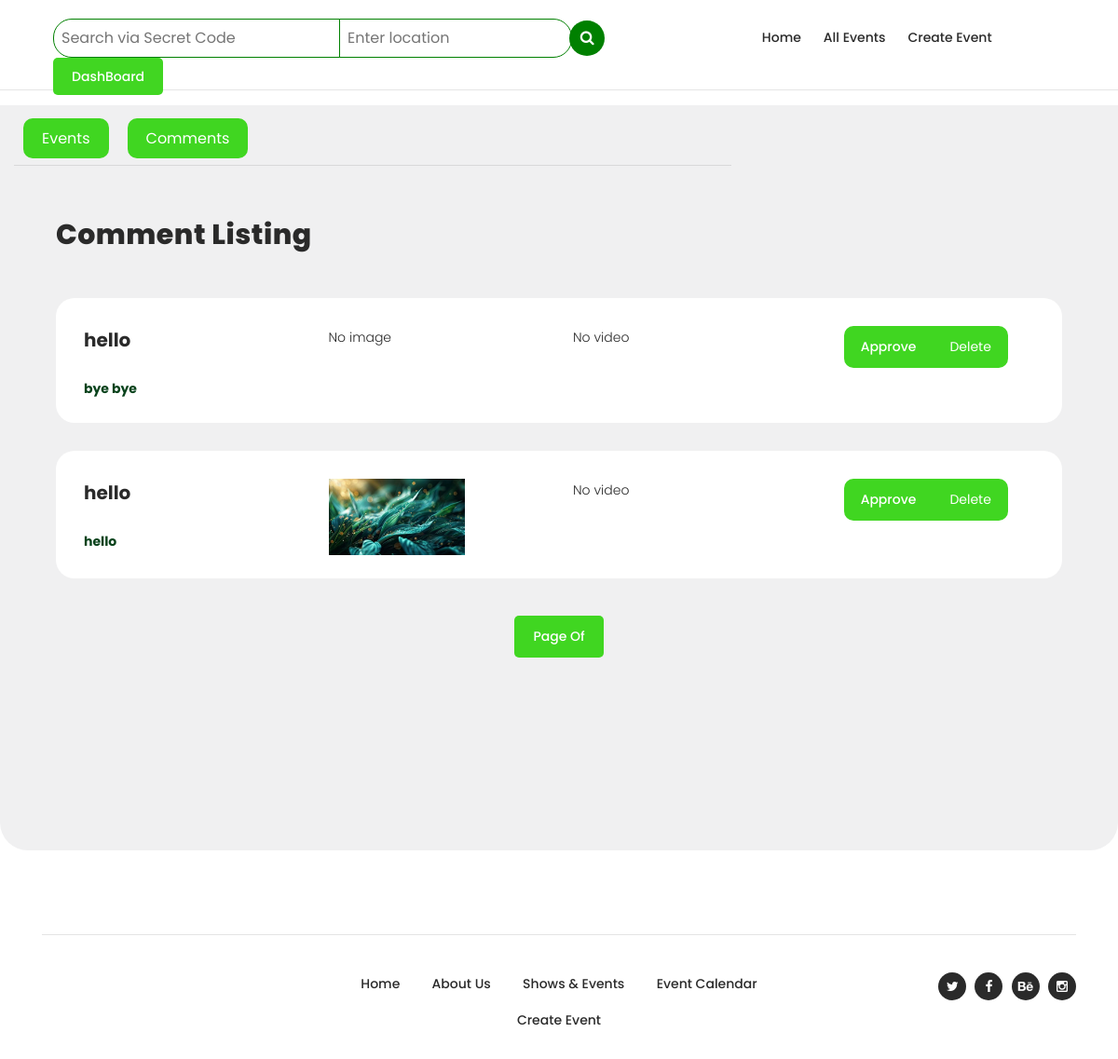
Page /comment/ (signed in) on the earlier database version.
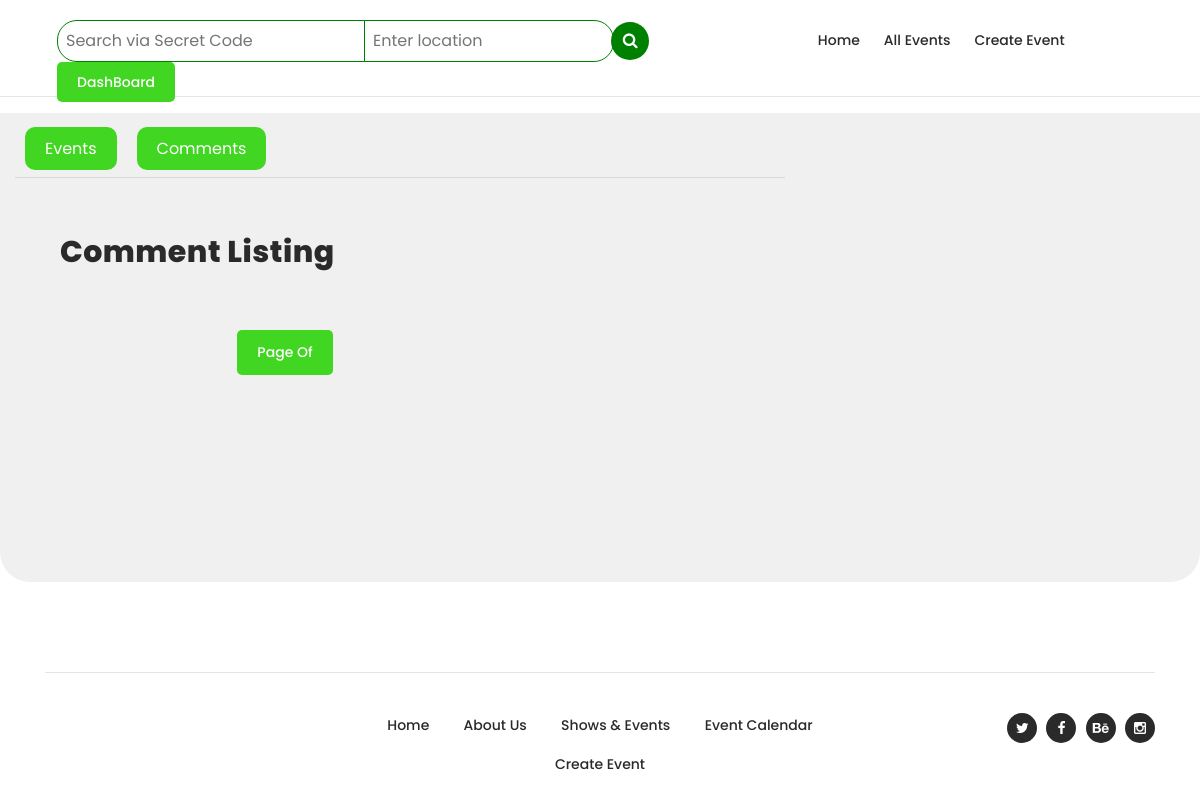
Same page on the later database version.
### EMS/models.py (models this page shows, shortened)
class Comment(models.Model):
    event = models.ForeignKey(EventData, on_delete=models.CASCADE, related_name='comments')
    user = models.ForeignKey(User, on_delete=models.CASCADE)
    text = models.TextField(blank=True, null=True)
    image = models.ImageField(upload_to='comment_images/', blank=True, null=True)
    video = models.FileField(upload_to='comment_videos/', validators=[validate_video_file], null=True, blank=True)
    email = models.EmailField()
    name = models.CharField(max_length=200)
    status_choice = (
        ('approve', 'Approve'),
        ('deny', 'Deny'),
    )
    status = models.CharField(choices=status_choice, max_length=10,blank=True)
    created_at = models.DateTimeField(auto_now_add=True)
    like_count = models.PositiveIntegerField(default=0)
    heart_count = models.PositiveIntegerField(default=0)

class EventData(models.Model):
    CATEGORY_CHOICES = [
        ('private', 'Private'),
        ('public', 'Public'),
    ]
    ART_CATEGORY_CHOICES = [
        ('music', 'Music'),
        ('nightlife', 'Nightlife'),
        ('performingVisualArts', 'Performing & Visual Arts'),
        ('holidays', 'Holidays'),
        ('dating', 'Dating'),
        ('hobbies', 'Hobbies'),
        ('business', 'Business'),
        ('foodDrink', 'Food & Drink'),
        ('other', 'Other'),
    ]
    SAVING_MODE_CHOICES = [
        ('draft', 'Draft'),
        ('publish', 'Publish'),
    ]
    user = models.ForeignKey(User, on_delete=models.CASCADE)
    name = models.CharField(max_length=100)
    category = models.CharField(max_length=10, choices=CATEGORY_CHOICES, blank=True)
    art_category = models.CharField(max_length=20, choices=ART_CATEGORY_CHOICES, blank=True, default='other')
    image = models.ImageField(upload_to='event_images/',blank=True)
    description = models.TextField(blank=True)
    link = models.CharField(max_length=500,blank=True)
    instructions = models.TextField(blank=True)
    geast_list = models.TextField(blank=True)
    place_info = models.CharField(max_length=200, blank=True)
    start_date = models.DateField()
    end_date = models.DateField()
    start_time = models.TimeField()
    end_time = models.TimeField()
    created_user = models.ForeignKey('auth.User', on_delete=models.CASCADE, related_name='created_user')
    updated_user = models.ForeignKey('auth.User', on_delete=models.CASCADE, related_name='updated_user')
    created_date = models.DateField(auto_now_add=True)
    updated_date = models.DateField(auto_now_add=True)
    sitting_plan = models.ImageField(upload_to='sitting_plan_files/', blank=True)
    schedule_plan = models.ImageField(upload_to='schedule_plan_files/', blank=True)
    hashTags = models.CharField(max_length=100, blank=True)
    saving_mode = models.CharField(max_length=20, choices=SAVING_MODE_CHOICES, default='draft')
    def __str__(self):
        return self.name

### EMS/views.py (the view)
# urls.py: path('comment/', views.comment_view, name='comment'),
@login_required(login_url="login")
def comment_view(request):
    comments = Comment.objects.filter(user=request.user).order_by('-pk')
    return render(request, 'events/comments.html', {'comments':comments})

### EMS/templates/events/comments.html (shortened to what the changed rows need)
{% extends 'base/base.html' %}
{% block content %}
<div class="shows-events-tabs" style="width: 100%;">
    <br>
    <div class="container">
        <div class="row">
            <div class="col-lg-12">
                <div class="row" id="tabs">
                    <div class="col-lg-12">
                        <section class='tabs-content mt-0'>
                            <article id='tabs-1'>
                                <div class="shows-events-schedule">
                                    <div class="container">
                                        <div class="row">
                                            <div class="col-lg-12">
                                                <div class="section-heading">
                                                    <h2>Comment Listing</h2>
                                                </div>
                                            </div>
                                            <div class="col-lg-12">
                                                <ul>
                                                    {% for comment in comments %}
                                                    {% if not comment.status %}
                                                    <li class="col-lg-12" style="border-radius: 20px;">
                                                        <div class="row">
                                                            <div class="col-lg-3">
                                                                <div class="title">
                                                                    <h4>{{comment.event}}</h4>
                                                                    <span>{{comment.text}}</span>
                                                                </div>
                                                            </div>
                                                            <div class="col-lg-3">
                                                                {% if comment.image %}
                                                                <img style="width: 63%;" src="{{comment.image.url}}"
                                                                    alt="">
                                                                {% else %}
                                                                <p>No image</p>
                                                                {% endif %}
                                                            </div>
                                                            <div class="col-lg-3">
                                                                {% if comment.video %}
                                                                <video style="width: 63%;"
                                                                    src="{{comment.video.url}}"></video>
                                                                {% else %}
                                                                <p>No video</p>
                                                                {% endif %}
                                                            </div>
                                                            <div class="col-lg-3">
                                                                <div style="display: flex
                                                                ;
                                                                    flex-direction: row;
                                                                    justify-content: center;">
                                                                <div class="main-dark-button"
                                                                    style="border-radius: 10px 0 0 10px;overflow: hidden;width: fit-content;">
                                                                    <a style="color: white; width: auto;" href="{% url 'comment_update' comment.pk%}"> Approve
                                                                    </a>
                                                                </div>
                                                                <div class="main-dark-button"
                                                                    style="border-radius: 0 10px 10px 0;overflow: hidden;width: fit-content;">
                                                                    <a style="color: white; width: auto;">
                                                                        <form
                                                                            action="{% url 'comment_delete' comment.id %}"
                                                                            method="post">
                                                                            <button type="submit"
                                                                                style="background: none;padding: 0;border: none; color: white;">Delete</button>
                                                                        </form>
                                                                    </a>
                                                                </div>
                                                            </div>
                                                            </div>
                                                        </div>
                                                    </li>
                                                    {% endif %}
                                                    {% endfor %}
                                                </ul>
                                            </div>
                                        </div>
                                    </div>
                                </div>
                            </article>
                        </section>
                    </div>
                </div>
            </div>
        </div>
    </div>
</div>
{% endblock content %}

Differences in the rows shown:
no longer on this page (row edited): Comment: event "hello", text "bye bye", image "No image", video "No video"
no longer on this page (row edited): Comment: event "hello", text "hello", image (picture), video "No video"
